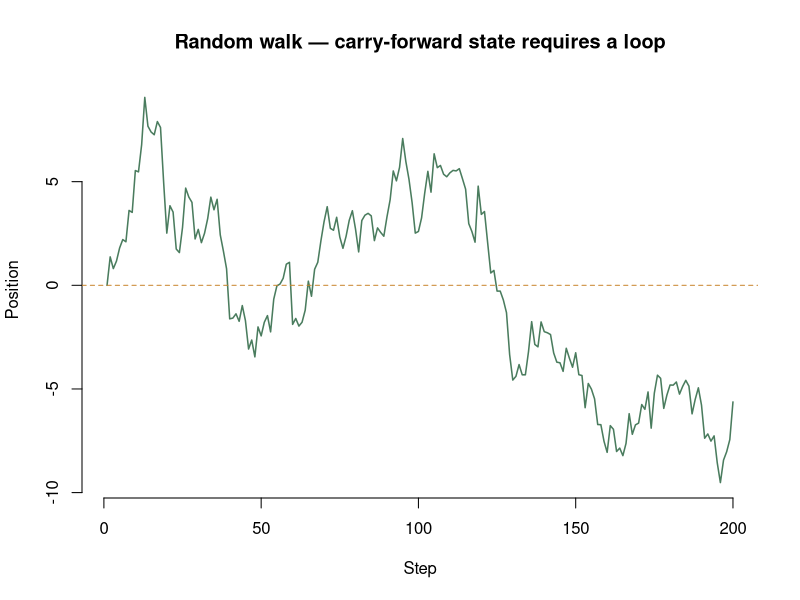
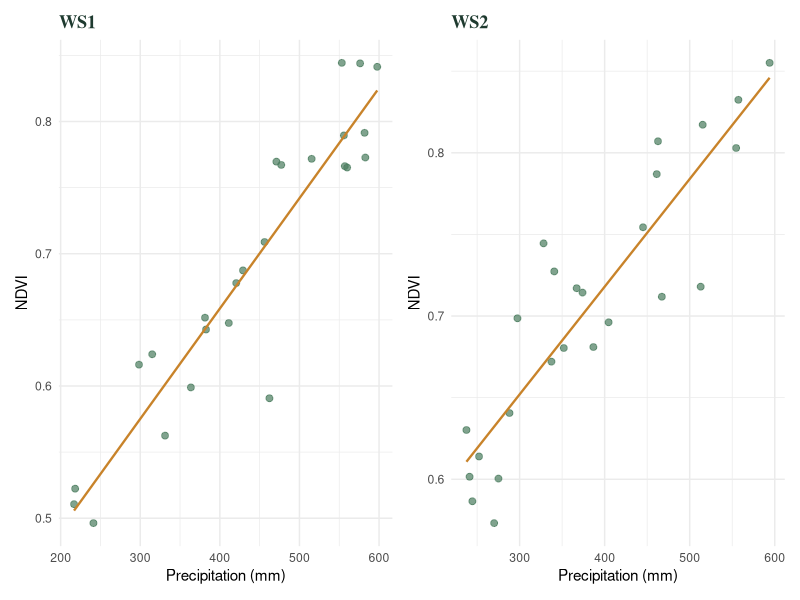

Recreate these plots in R, in order.
## ---- chunk 1
knitr::opts_chunk$set(
  echo    = TRUE,
  warning = FALSE,
  message = FALSE,
  fig.width  = 7,
  fig.height = 4
)
library(purrr)
library(dplyr)
library(tibble)
library(ggplot2)
## ---- chunk 2
sites <- list(
  kern   = c(12.1, 14.3, 11.8, 15.6, 13.2),
  mojave = c(8.4,   7.9,  9.1,  8.6),
  coast  = c(18.0, 19.4, 17.5, 20.1, 18.8, 19.0)
)

# Pre-allocate output — never grow a vector inside a loop
site_means <- vector("double", length(sites))
names(site_means) <- names(sites)

for (i in seq_along(sites)) {
  site_means[i] <- mean(sites[[i]])
}
site_means
## ---- chunk 3
# Often cleaner to iterate over names directly
for (nm in names(sites)) {
  cat(nm, "→ n =", length(sites[[nm]]),
      "  mean =", round(mean(sites[[nm]]), 2), "\n")
}
## ---- chunk 4
# Skip sites with fewer than 5 observations; stop at first site with mean > 17
for (nm in names(sites)) {
  if (length(sites[[nm]]) < 5) { cat("Skipping", nm, "(too few obs)\n"); next }
  if (mean(sites[[nm]]) > 17)  { cat("Found high-mean site:", nm, "\n");  break }
  cat(nm, "passed filter, mean =", round(mean(sites[[nm]]), 2), "\n")
}
## ---- chunk 5
# Simulate a random walk — each step depends on the last
set.seed(42)
n_steps  <- 200
position <- numeric(n_steps)
position[1] <- 0

for (i in 2:n_steps) {
  position[i] <- position[i - 1] + rnorm(1, mean = 0, sd = 1)
}

plot(position, type = "l", col = "#4a7c5e", lwd = 1.5,
     xlab = "Step", ylab = "Position",
     main = "Random walk — carry-forward state requires a loop",
     frame.plot = FALSE)
abline(h = 0, col = "#c8832a", lty = 2)
## ---- chunk 6
# Newton–Raphson: find square root of 50 by iteration
x   <- 25          # initial guess
tol <- 1e-10
iter <- 0

while (abs(x^2 - 50) > tol) {
  x    <- x - (x^2 - 50) / (2 * x)   # Newton step
  iter <- iter + 1
}
cat(sprintf("sqrt(50) ≈ %.10f  (converged in %d iterations)\n", x, iter))
sqrt(50)           # confirm with built-in
## ---- chunk 7
# apply() is for matrices; MARGIN = 1 → rows, MARGIN = 2 → columns
m <- matrix(c(3, 1, 4, 1, 5, 9, 2, 6, 5, 3, 5, 8), nrow = 4)
m

apply(m, MARGIN = 1, FUN = mean)   # row means
apply(m, MARGIN = 2, FUN = sum)    # column sums
## ---- chunk 8
# lapply() always returns a list of the same length
lapply(sites, mean)

# To get a plain vector you must unlist() or use sapply()
unlist(lapply(sites, mean))
## ---- chunk 9
# Works fine when every result is a scalar
sapply(sites, mean)

# ⚠ Silent failure: returns a list when simplification is impossible
# (e.g. results have different lengths — hard to catch downstream)
sapply(sites, range)   # 2-row matrix this time — not always obvious
## ---- chunk 10
# Declare the expected return type via FUN.VALUE
vapply(sites, mean, FUN.VALUE = numeric(1))

# vapply() errors if the result does not match — safety at zero extra cost
# vapply(sites, range, FUN.VALUE = numeric(1))  # ← would error: length 2 ≠ 1
## ---- chunk 11
# mapply() is like map2() / pmap() but function-first, data-second
site_means_vec <- c(kern = 12, mojave = 8, coast = 18)
site_sds_vec   <- c(kern =  2, mojave = 1, coast =  3)

set.seed(42)
mapply(function(mu, s) round(mean(rnorm(30, mu, s)), 2),
       mu = site_means_vec,
       s  = site_sds_vec)
## ---- chunk 12
set.seed(42)
map2_dbl(site_means_vec, site_sds_vec,
         ~ round(mean(rnorm(30, .x, .y)), 2))
## ---- chunk 13
# tapply(values, groups, FUN) — quick group summaries
ndvi_vals <- c(0.45, 0.48, 0.50, 0.62, 0.65, 0.70, 0.30, 0.28, 0.32)
watershed <- c("W1","W1","W1","W2","W2","W2","W3","W3","W3")

tapply(ndvi_vals, watershed, mean)

# Modern equivalent using dplyr:
data.frame(ndvi = ndvi_vals, ws = watershed) |>
  dplyr::summarise(mean_ndvi = mean(ndvi), .by = ws)
## ---- chunk 14
# Task: compute the coefficient of variation (CV) for each site
cv <- function(x) sd(x) / mean(x) * 100

# 1. for loop
cv_loop <- vector("double", length(sites)); names(cv_loop) <- names(sites)
for (nm in names(sites)) cv_loop[nm] <- cv(sites[[nm]])

# 2. lapply + unlist
cv_lapply <- unlist(lapply(sites, cv))

# 3. sapply  (convenient, but not type-safe)
cv_sapply <- sapply(sites, cv)

# 4. vapply  (type-safe base R)
cv_vapply <- vapply(sites, cv, numeric(1))

# 5. purrr::map_dbl  (type-safe, tidyverse-friendly)
cv_purrr  <- map_dbl(sites, cv)

# All identical?
stopifnot(all.equal(cv_loop, cv_lapply),
          all.equal(cv_loop, cv_sapply),
          all.equal(cv_loop, cv_vapply),
          all.equal(cv_loop, cv_purrr))
cat("All five approaches produce identical results.\n")
## ---- chunk 15
# ----- the for-loop way -----
df <- data.frame(a = rnorm(50, 10, 2),
                 b = rnorm(50, 20, 4),
                 c = rnorm(50,  5, 1))

results_loop <- vector("list", ncol(df))        # pre-allocate
for (i in seq_along(df)) {
  results_loop[[i]] <- mean(df[[i]])
}
results_loop

# ----- the purrr way -----
map(df, mean)
## ---- chunk 16
sites <- list(
  kern  = c(12.1, 14.3, 11.8, 15.6, 13.2),
  mojave = c(8.4,  7.9,  9.1,  8.6),
  coast = c(18.0, 19.4, 17.5, 20.1, 18.8, 19.0)
)

# map()     → list of numeric vectors (raw output)
map(sites, summary)

# map_dbl() → named double vector — mean per site
map_dbl(sites, mean)

# map_int() → sample sizes
map_int(sites, length)

# map_lgl() → which sites have mean > 15?
map_lgl(sites, ~ mean(.x) > 15)
## ---- chunk 17
# Three equivalent ways to compute CV (sd/mean * 100) per site:

# 1. Named function (verbose but reusable)
coef_var <- function(x) sd(x) / mean(x) * 100
map_dbl(sites, coef_var)

# 2. purrr formula shorthand  ~  (most common in pipelines)
map_dbl(sites, ~ sd(.x) / mean(.x) * 100)

# 3. Base R anonymous function (R ≥ 4.1)
map_dbl(sites, \(x) sd(x) / mean(x) * 100)
## ---- chunk 18
# Trim 10% from each tail when computing mean
map_dbl(sites, mean, trim = 0.1)

# Or equivalently with the formula shorthand
map_dbl(sites, ~ mean(.x, trim = 0.1))
## ---- chunk 19
# Simulate data for multiple sites with different means AND sd's
site_means <- c(kern = 12, mojave = 8, coast = 18)
site_sds   <- c(kern =  2, mojave = 1, coast =  3)

# map2(): iterate over means and sds simultaneously
set.seed(42)
simulated <- map2(site_means, site_sds,
                  ~ rnorm(n = 30, mean = .x, sd = .y))
map_dbl(simulated, mean)   # check recovered means

# pmap(): same idea, but inputs come as a named list (or data frame)
params <- list(
  n    = c(20,  30,  40),
  mean = c(10,  50, 100),
  sd   = c( 2,   5,  10)
)
set.seed(7)
pmap(params, rnorm) |> map_dbl(mean)
## ---- chunk 20
model_specs <- tibble::tribble(
  ~species,      ~intercept, ~slope,
  "oak",              2.1,    0.84,
  "chaparral",        1.4,    1.12,
  "riparian",         3.5,    0.61
)

# predict biomass at a fixed precipitation value (450 mm)
precip <- 450
model_specs |>
  dplyr::mutate(
    biomass_kg = pmap_dbl(
      list(a = intercept, b = slope),
      ~ ..1 + ..2 * log(precip)
    )
  )
## ---- chunk 21
# Create a small report for each site (printing here; in practice, write CSVs)
walk2(names(sites), sites, function(nm, vals) {
  cat(sprintf("Site: %-10s  n = %d  mean = %.2f  sd = %.2f\n",
              nm, length(vals), mean(vals), sd(vals)))
})
## ---- chunk 22
# Simulate a rainfall–NDVI dataset across 4 watersheds
set.seed(123)
n_sites <- 4
obs_df <- purrr::map_dfr(seq_len(n_sites), function(s) {
  n   <- 25
  ppt <- runif(n, 200, 600)
  tibble::tibble(
    site  = paste0("WS", s),
    ppt   = ppt,
    ndvi  = 0.3 + s * 0.05 + 0.0008 * ppt + rnorm(n, 0, 0.04)
  )
})

# Split → fit → extract slope, all in one pipeline
slopes <- obs_df |>
  split(~site) |>
  map(~ lm(ndvi ~ ppt, data = .x)) |>
  map_dfr(~ broom::tidy(.x)[2, c("term", "estimate", "p.value")],
          .id = "site")
slopes
## ---- chunk 23
site_plots <- obs_df |>
  split(~site) |>
  imap(function(df, nm) {
    ggplot(df, aes(ppt, ndvi)) +
      geom_point(color = "#4a7c5e", alpha = .7, size = 2) +
      geom_smooth(method = "lm", se = FALSE, color = "#c8832a", linewidth = .8) +
      labs(title = nm, x = "Precipitation (mm)", y = "NDVI") +
      theme_minimal(base_size = 11) +
      theme(plot.title = element_text(family = "serif", face = "bold",
                                      color = "#1e3a2f"))
  })

# Print just the first two
patchwork::wrap_plots(site_plots[1:2], ncol = 2)
## ---- chunk 24
library(tidyr)

nested <- obs_df |>
  nest(data = -site) |>
  mutate(
    model   = map(data, ~ lm(ndvi ~ ppt, data = .x)),
    r2      = map_dbl(model, ~ summary(.x)$r.squared),
    coefs   = map(model, broom::tidy)
  )

nested |> select(site, r2)

# Unnest to recover a flat table of coefficients
nested |>
  unnest(coefs) |>
  filter(term == "ppt") |>
  select(site, estimate, std.error, p.value)
## ---- chunk 25
# sessionInfo()
